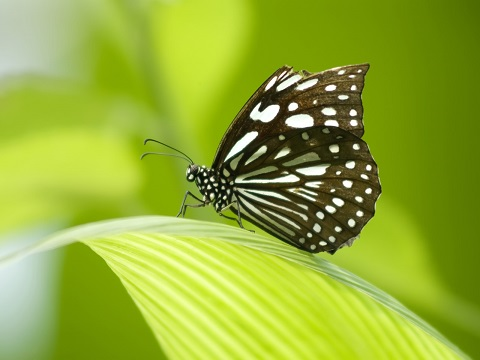
//> input picture AR_2/data/butterfly.jpg, 480 x 360 px
$ ./main   (built with g++ and OpenCV 4)
//> lines starting //> are read from the running program, lines starting //| are printed output that depends on the picture; after the words box and inside, x2 and y2 are one past the last pixel; in counts of white or black regions, pixels touching at a corner belong together
#include <iostream>
#include "opencv2/opencv.hpp"

using namespace cv;
using namespace std;

Mat src, gray;
int thresh = 200;
const int maxThresh = 255;
const int blockSize = 2;
const int apertureSize = 3;
const double k = 0.04;

const string imgPath = "../data/butterfly.jpg";

void cornerHarris(int, void*) {
	Mat res = Mat::zeros(src.size(), CV_32FC1);
	cornerHarris(gray, res, blockSize, apertureSize, k);
	normalize(res, res, 0, 255, NORM_MINMAX, CV_32FC1, Mat());
	Mat resMap;
	res.convertTo(resMap, CV_8UC1);
	Mat result;
	src.copyTo(result);
	for (int i = 0; i < res.rows; i++)
		for (int j = 0; j < res.cols; j++)
			if ((int)res.at<float>(i, j) > thresh)
				circle(result, Point(j, i), 1, Scalar(0, 255, 0), 2, 8, 0);
	imshow("responses", resMap);
	imshow("result", result);
}

int main(int argc, char** argv)
{
	src = imread(imgPath);
//> src is the input picture: 360 rows x 480 cols, CV_8UC3; mean B, G, R 53.3, 173.1, 148
	cvtColor(src, gray, COLOR_BGR2GRAY);
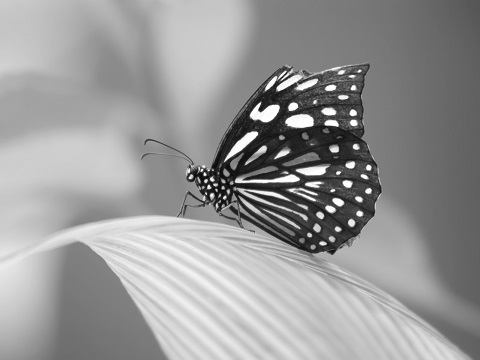
//> gray: 360 rows x 480 cols, CV_8UC1; min 7, max 255, mean 151.9
	imshow("img", src);
	createTrackbar("Threshold: ", "img", &thresh, maxThresh, cornerHarris);
	cornerHarris(0, 0);
//> in cornerHarris, `cornerHarris(gray, res, blockSize, apertureSize, k);`:
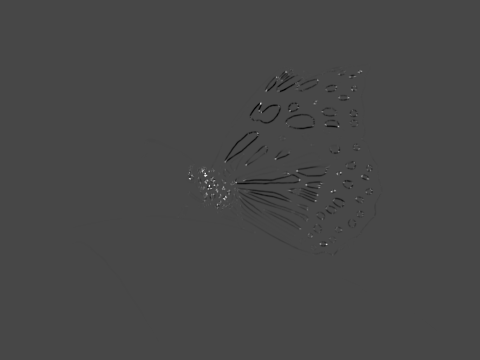
//> res: 360 rows x 480 cols, CV_32FC1; min -0.0151, max 0.0391, mean -5.48e-05; drawn with min black and max white
//> after the loop in cornerHarris, `for (int i = 0; i < res.rows; i++)`:
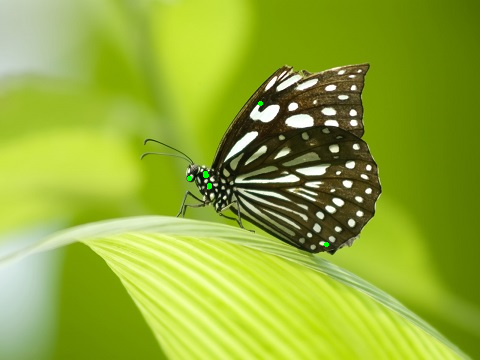
//> result: 360 rows x 480 cols, CV_8UC3; 0.07% of pixels changed, all inside (x1, y1, x2, y2) = (187, 101, 329, 247)
	waitKey(0);
	return 0;
}
